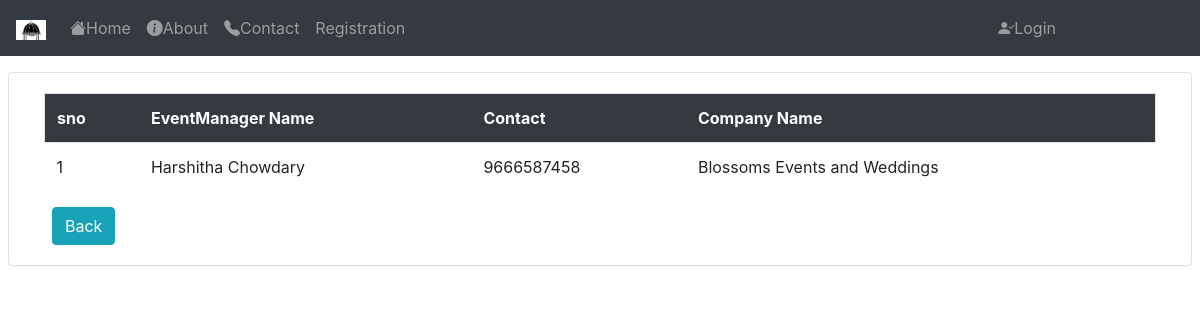
The page /viewevent/ on the database its author committed.
### HallBooking/models.py (models this page shows)
class Services(models.Model):
	eventmanager = models.CharField(max_length=20)
	managercontact = models.IntegerField()
	company = models.CharField(max_length=50)
	e = models.ForeignKey(User,on_delete=models.CASCADE)

### HallBooking/views.py (the view)
# urls.py: path('viewevent/',views.vieweventmanager,name="vieweventman"),
def vieweventmanager(request):
	l = Services.objects.filter(e_id=request.user.id)
	y = Services.objects.all()
	return render(request,'html/vieweventman.html',{'mn':l,'m':y})

### HallBooking/templates/html/vieweventman.html (shortened to what this page needs)
{% extends 'html/base.html' %}
{% load static %}
{% block content %}
<body id="bg" style="background-image: url('{% static 'img/about5.jpg' %}');">
</body>
<div class="container-fluid mt-3">
	<div class="row">
		<div class="card col-md mx-2">
		<div class="card-body">
			<table class="table table-borderless" id="table_id">
				<tr class="bg-dark text-white border rounded">
					<th>sno</th>
					<th>EventManager Name</th>
					<th>Contact</th>
					<th>Company Name</th>
				</tr>
				{% for n in m %}
				<tr>
					<td>{{forloop.counter}}</td>
					<td>{{n.eventmanager}}</td>
					<td>{{n.managercontact}}</td>
					<td>{{n.company}}</td>
				</tr>
				{% endfor %}
			</table>
			<a href="{% url 'dsh' %}" class="btn btn-info mx-2">Back</a>
		</div>
	</div>
</div>
{% endblock %}

### HallBooking/static/css/comment.css (style rules this page uses)
#bg { background-repeat: no-repeat; background-size: 1800px 900px; background-position: top; background-attachment: fixed; }

### rows shown on the page
Services: eventmanager "Harshitha Chowdary", managercontact "9666587458", company "Blossoms Events and Weddings"
